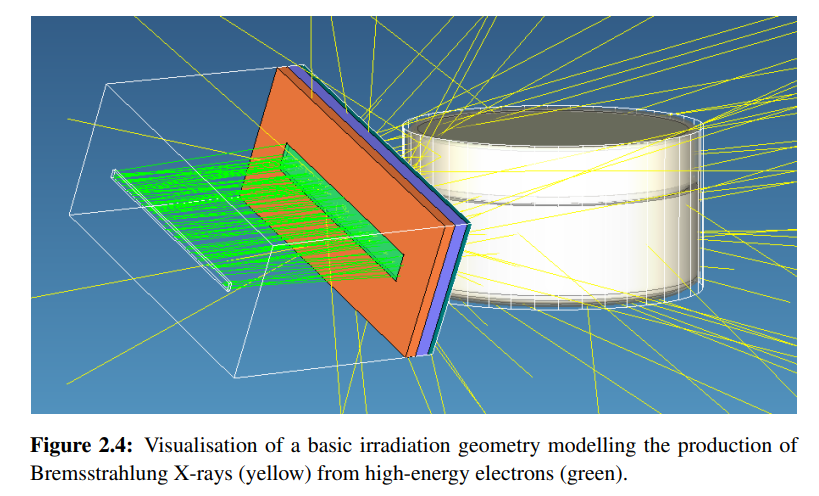
#> input picture matplotlib/example_image.png, 819 x 496 px
$ python 'seaborn image.py'
#> lines starting #> are read from the running program, lines starting #| are printed output that depends on the picture
import seaborn as sns
import matplotlib.pyplot as plt
import matplotlib.image as mpimg

# Load and display an image using Seaborn
img = mpimg.imread('../matplotlib/example_image.png')
#> img is the input picture: shape (496, 819, 4) float32; mean R, G, B, A 0.547, 0.658, 0.678, 1
sns.heatmap(img[:, :, 0])  # Display the first channel of the image as a heatmap
plt.axis('on')  # Turn off axis labels and ticks
plt.show()
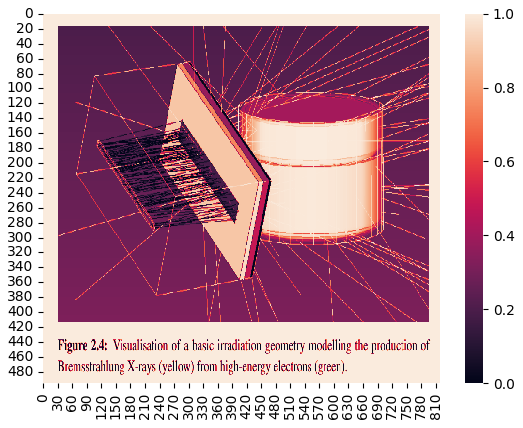
#> figure drawn by matplotlib, 2 panels
